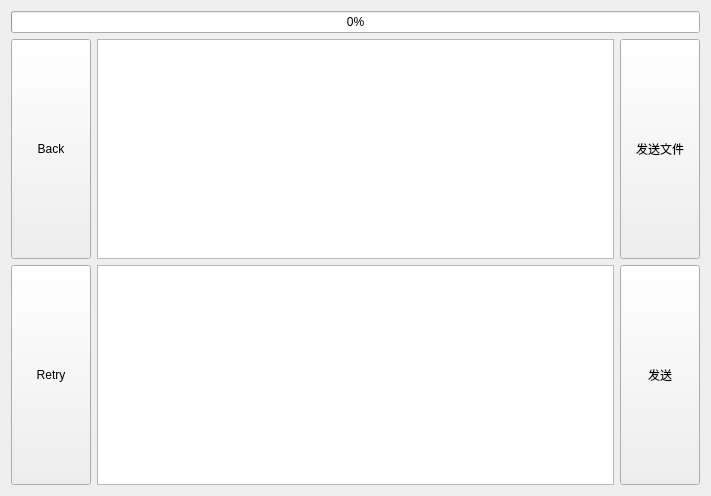
<?xml version="1.0" encoding="UTF-8"?>
<ui version="4.0">
 <class>Client</class>
 <widget class="QWidget" name="Client">
  <property name="geometry">
   <rect>
    <x>0</x>
    <y>0</y>
    <width>711</width>
    <height>496</height>
   </rect>
  </property>
  <property name="windowTitle">
   <string>Form</string>
  </property>
  <layout class="QGridLayout" name="gridLayout">
   <item row="1" column="2">
    <widget class="QPushButton" name="pushButtonFile">
     <property name="sizePolicy">
      <sizepolicy hsizetype="Minimum" vsizetype="Expanding">
       <horstretch>0</horstretch>
       <verstretch>0</verstretch>
      </sizepolicy>
     </property>
     <property name="text">
      <string>发送文件</string>
     </property>
     <property name="flat">
      <bool>false</bool>
     </property>
    </widget>
   </item>
   <item row="8" column="0">
    <widget class="QPushButton" name="pushButtonRetry">
     <property name="sizePolicy">
      <sizepolicy hsizetype="Minimum" vsizetype="Expanding">
       <horstretch>0</horstretch>
       <verstretch>0</verstretch>
      </sizepolicy>
     </property>
     <property name="text">
      <string>Retry</string>
     </property>
    </widget>
   </item>
   <item row="1" column="0">
    <widget class="QPushButton" name="pushButtonBack">
     <property name="sizePolicy">
      <sizepolicy hsizetype="Minimum" vsizetype="Expanding">
       <horstretch>0</horstretch>
       <verstretch>0</verstretch>
      </sizepolicy>
     </property>
     <property name="text">
      <string>Back</string>
     </property>
    </widget>
   </item>
   <item row="8" column="1">
    <widget class="QTextEdit" name="textEditInput"/>
   </item>
   <item row="1" column="1">
    <widget class="QTextBrowser" name="textBrowserRecv">
     <property name="readOnly">
      <bool>true</bool>
     </property>
    </widget>
   </item>
   <item row="8" column="2">
    <widget class="QPushButton" name="pushButtonSend">
     <property name="sizePolicy">
      <sizepolicy hsizetype="Minimum" vsizetype="Expanding">
       <horstretch>0</horstretch>
       <verstretch>0</verstretch>
      </sizepolicy>
     </property>
     <property name="text">
      <string>发送</string>
     </property>
    </widget>
   </item>
   <item row="0" column="0" colspan="3">
    <widget class="QProgressBar" name="progressBar">
     <property name="sizePolicy">
      <sizepolicy hsizetype="Expanding" vsizetype="Fixed">
       <horstretch>0</horstretch>
       <verstretch>0</verstretch>
      </sizepolicy>
     </property>
     <property name="value">
      <number>0</number>
     </property>
     <property name="orientation">
      <enum>Qt::Horizontal</enum>
     </property>
    </widget>
   </item>
  </layout>
 </widget>
 <resources/>
 <connections/>
</ui>
